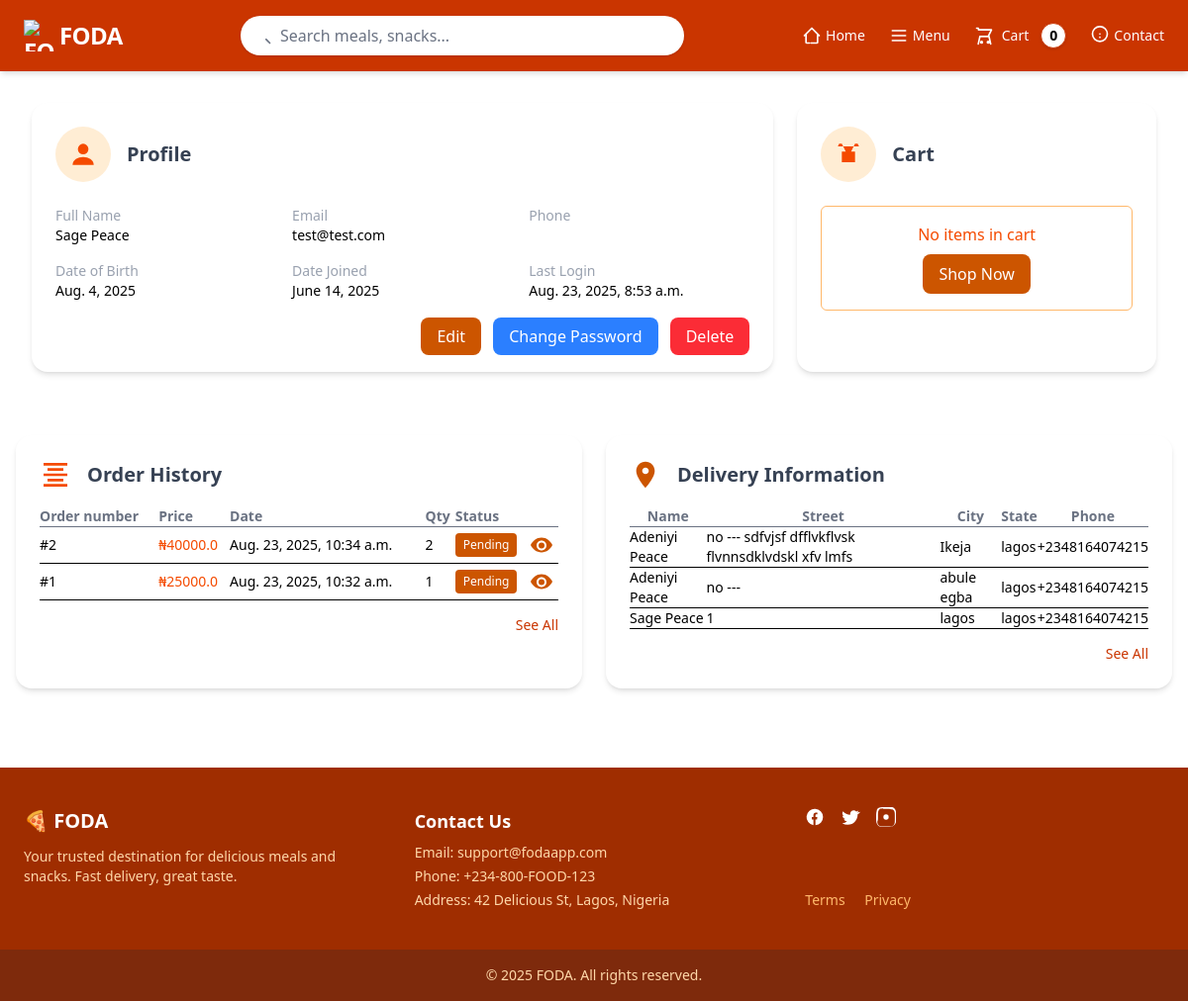
The page /dashboard/ (signed in) on the database as committed earlier.
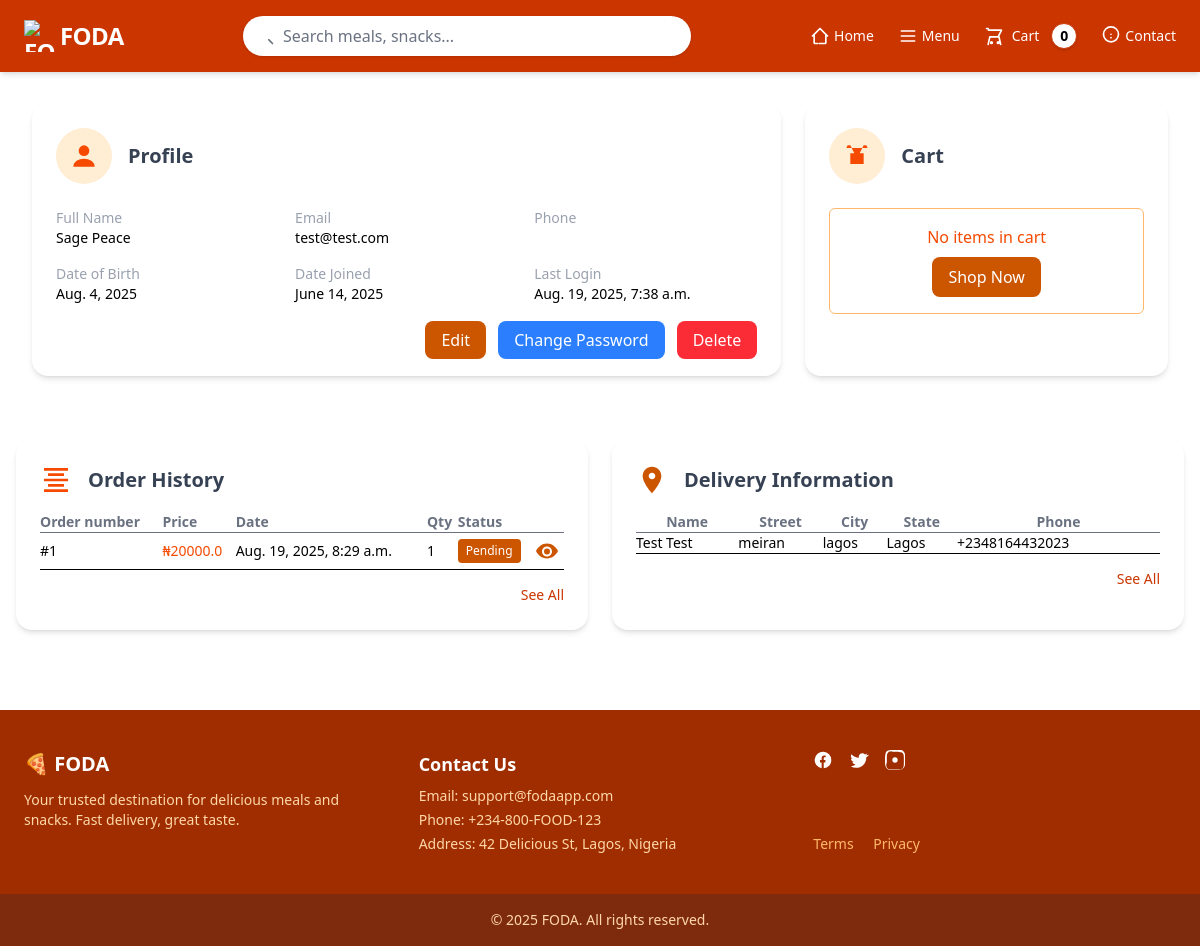
The same page on the database as committed later.
### user/models.py (models this page shows, shortened)
class User(AbstractBaseUser, PermissionsMixin):
    DOB = models.DateField(verbose_name="D.O.B", auto_now=False, auto_now_add=False, null=True)
    email = models.EmailField(verbose_name="Email Address", max_length=254, unique=True)
    first_name = models.CharField(max_length=50)
    last_name = models.CharField(max_length=50)
    full_name = models.CharField(max_length=100)
    phone = PhoneNumberField(region="NG", null=True, blank=True)
    is_active = models.BooleanField(default=False)
    is_staff = models.BooleanField(default=False)
    is_vendor = models.BooleanField(default=False)
    date_joined = models.DateField(default=timezone.now)
    verification_code = models.CharField(max_length=6, blank=True, null=True, unique=True)
    verification_code_expires_at = models.DateTimeField(blank=True, null=True)
    old_cart = models.JSONField(null=True, blank=True)
    groups = models.ManyToManyField(
        'auth.Group',
        verbose_name='groups',
        blank=True,
        help_text='The groups this user belongs to. A user will get all permissions granted to each of their groups.',
        related_name='customuser_set', # Unique related_name
        related_query_name='customuser',
    )
    user_permissions = models.ManyToManyField(
        'auth.Permission',
        verbose_name='user permissions',
        blank=True,
        help_text='Specific permissions for this user.',
        related_name='customuser_permissions_set', # Use another unique related_name
        related_query_name='customuser_permission'
    )
    USERNAME_FIELD = "email"
    REQUIRED_FIELDS = ["first_name", "last_name"]
    objects = CustomUserManager()
    USER_TYPE_CHOICES = (
        ("customer", "Customer"),
        ("vendor", "Vendor"),
    )
    user_type = models.CharField(max_length=10, choices=USER_TYPE_CHOICES, default="customer")

class Address(models.Model):
    user = models.ForeignKey(User, related_name="address", on_delete=models.CASCADE)
    first_name = models.CharField(max_length=50)
    last_name = models.CharField(max_length=50)
    full_name = models.CharField(max_length=100)
    phone = PhoneNumberField(region="NG", null=True)
    street = models.CharField( max_length=50,)
    city = models.CharField( max_length=50)
    state = models.CharField(max_length=50)
    country = models.CharField( max_length=50)
    class Meta:
        verbose_name = "Address"
        verbose_name_plural = "Addresses"

### shop/models.py (models this page shows, shortened)
class Order(models.Model):
    first_name = models.CharField(max_length=50, null=True)
    last_name = models.CharField(max_length=50, null=True)
    phone = PhoneNumberField(region="NG", null=True)
    street = models.CharField( max_length=50, null=True,)
    city = models.CharField( max_length=50, null=True)
    state = models.CharField(max_length=50, null=True)
    country = models.CharField( max_length=50, null=True)
    user = models.ForeignKey('user.User', related_name='order', on_delete=models.CASCADE, null=True)
    order_date = models.DateTimeField(auto_now_add=True)
    paid = models.BooleanField(default=False)
    status = models.CharField(max_length=2, choices=Status, default=Status.PENDING)
    class Meta:
        ordering = ["-order_date"]
    def get_total_price(self):
        return sum(item.get_item_total() for item in self.order_item.all())
    def get_total_quantity(self):
        return sum(item.quantity for item in self.order_item.all())

class OrderItem(models.Model):
    order = models.ForeignKey(Order, on_delete=models.CASCADE, related_name="order_item")
    food = models.ForeignKey(Food, related_name='orders', on_delete=models.CASCADE)
    vendor = models.ForeignKey("vendor.Vendor", related_name='orders', on_delete=models.SET_NULL, null=True, blank=True)
    quantity = models.PositiveIntegerField(default=1)
    price = models.DecimalField(max_digits=10, decimal_places=2)
    status = models.CharField(max_length=2, choices=Status, default=Status.PENDING)
    def get_item_total(self):
        return float(self.quantity) * float(self.price)

### user/views.py (the view)
# urls.py: path("", views.DashboardView.as_view(), name="dashboard"),
class DashboardView(LoginRequiredMixin, View):
    def get(self, request):
        orders = request.user.order.all()[:5]
        addresses = request.user.address.all()[:5]
        context = {
            "orders":orders,
            "addresses": addresses
        }
        return render(request, "user/dashboard.html", context=context)

### cart/cart.py (called while the page is built)
    def __len__(self):
        return len(self.cart)

### cart/context_processors.py (called while the page is built)
def cart(request):
    return{
        'cart': Cart(request)
    }

### user/templates/user/dashboard.html (shortened to what this page needs)
{% extends "base.html" %}
{% block content %}
<section class="max-w-7xl mx-auto px-4 sm:px-6 lg:px-8 py-8 grid gap-6 lg:grid-cols-3 grid-cols-1">
  <div class="bg-white rounded-2xl shadow-md p-6 col-span-2">
    <div class="flex items-center gap-4 mb-6">
      <div class="bg-orange-100 p-3 rounded-full">
        <svg class="h-8 w-8 text-orange-600" fill="currentColor" viewBox="0 0 24 24">
          <circle cx="12" cy="8" r="4"/><path d="M4 20c0-4 4-6 8-6s8 2 8 6"/>
        </svg>
      </div>
      <h2 class="text-xl font-bold text-gray-700">Profile</h2>
    </div>
    <div class="grid max-md:grid-cols-2 md:grid-cols-3 gap-4 text-sm">
      <div><p class="text-gray-400">Full Name</p><p class="font-medium">{{ user.full_name }}</p></div>
      <div><p class="text-gray-400">Email</p><p class="font-medium">{{ user.email }}</p></div>
      <div><p class="text-gray-400">Phone</p><p class="font-medium">{{ user.phone.as_national }}</p></div>
      <div><p class="text-gray-400">Date of Birth</p><p class="font-medium">{{ user.DOB }}</p></div>
      <div><p class="text-gray-400">Date Joined</p><p class="font-medium">{{ user.date_joined }}</p></div>
      <div><p class="text-gray-400">Last Login</p><p class="font-medium">{{ user.last_login }}</p></div>
    </div>
    <div class="mt-6 text-right space-x-2">
      <a href="{% url 'edit_profile' %}" class="btn-primary py-2 px-4 rounded-lg">Edit</a>
      <a href="{% url 'change_password' %}" class="btn-secondary">Change Password</a>
      <a href="{% url 'delete_profile' %}" class="btn-danger">Delete</a>
    </div>
  </div>
  <div class="bg-white rounded-2xl shadow-md p-6">
    <div class="flex items-center gap-4 mb-6">
      <div class="bg-orange-100 p-3 rounded-full">
        <svg class="h-8 w-8 text-orange-600" fill="currentColor" viewBox="0 0 24 24"><path d="M7 4h-2l-1 2h16l-1-2h-2l-3 6h-4l-3-6zM7 10h10v8h-10z"/></svg>
      </div>
      <h2 class="text-xl font-bold text-gray-700">Cart</h2>
    </div>
    {% if cart %}
      <div class="space-y-4">
        {% for item in cart %}
          <div class="flex items-center gap-4">
            <img src="{{ item.food.image.url }}" class="w-16 h-16 rounded object-cover" alt="{{ item.food.name }}">
            <div>
              <p class="font-medium">{{ item.food.name }}</p>
              <p class="text-gray-500 text-sm">{{ item.price }}</p>
            </div>
          </div>
        {% endfor %}
      </div>
      <div class="mt-4 text-right">
        <a href="{% url 'cart_summary' %}" class="btn-primary py-2 px-4">Complete Order</a>
      </div>
    {% else %}
      <div class="text-center text-orange-600 border border-orange-300 p-4 rounded-md">
        <p>No items in cart</p>
        <a href="{% url 'index' %}" class="btn-primary  py-2 px-4 rounded-lg mt-2 inline-block">Shop Now</a>
      </div>
    {% endif %}
  </div>
</section>
<section class="max-w-7xl mx-auto px-4 py-8 grid lg:grid-cols-2 gap-6 grid-cols-1">
  <div class="bg-white rounded-2xl shadow-md p-6">
    <div class="flex items-center gap-4 mb-4">
    <svg class="h-8 w-8 text-orange-600" viewBox="0 0 24 24" fill="currentColor">
      <path d="M3 3h18v2H3V3zm3 4h12v2H6V7zm-3 4h18v2H3v-2zm3 4h12v2H6v-2zm-3 4h18v2H3v-2z"/>
    </svg>
    <h2 class="text-xl font-bold text-gray-700">Order History</h2>
  </div>
    {% if orders %}
      <div class="overflow-x-auto">
        <table class="w-full text-sm text-left">
          <thead>
            <tr class="text-gray-500 border-b">
              <th>Order number</th><th>Price</th><th>Date</th><th>Qty</th><th>Status</th><th></th>
            </tr>
          </thead>
          <tbody>
            {% for order in orders %}
            <tr class="border-b">
              <td class="py-2 flex items-center gap-3">
                #{{ order.id }}
              </td>
              <td class="text-orange-600">₦{{ order.get_total_price }}</td>
              <td>{{ order.order_date }}</td>
              <td>{{ order.get_total_quantity }}</td>
              <td>
                <span class="inline-block px-2 py-1 rounded text-white text-xs font-medium {% if order.get_status_display == 'Pending' %}bg-burntOrange-700{% elif order.get_status_display == 'Confirmed' %}bg-green-600{% elif order.get_status_display == 'Canceled' %}bg-red-500{% else %}bg-gray-500{% endif %}">
                  {{ order.get_status_display }}
                </span>
              </td>
              <td><a href="#" class="text-blue-600 text-sm">
              </a></td>
            </tr>
            {% endfor %}
          </tbody>
        </table>
      </div>
      <div class="text-right mt-3">
        <a href="{% url 'orders' %}" class="text-sm text-orange-700">See All</a>
      </div>
    {% else %}
      <p class="text-center text-orange-600">No order history yet. <a href="{% url 'index' %}" class="underline">Shop now</a>.</p>
    {% endif %}
  </div>
  <div class="bg-white rounded-2xl shadow-md p-6">
    <div class="flex items-center gap-4 mb-4">
        <svg xmlns="http://www.w3.org/2000/svg" viewBox="0 0 24 24" fill="#CC5500" width="32" height="32" class="svg-icon">
            <path d="M12 2C8.13401 2 5 5.13401 5 9c0 5.25 7 13 7 13s7-7.75 7-13c0-3.86599-3.134-7-7-7zm0 9.5c-1.3807
            0-2.5-1.1193-2.5-2.5s1.1193-2.5 2.5-2.5 2.5 1.1193 2.5 2.5-1.1193 2.5-2.5 2.5z"/>
        </svg>
        <h2 class="text-xl font-bold text-gray-700">Delivery Information</h2>
    </div>
    {% if addresses %}
      <div class="overflow-x-auto">
        <table class="w-full text-sm">
          <thead>
            <tr class="text-gray-500 border-b"><th>Name</th><th>Street</th><th>City</th><th>State</th><th>Phone</th></tr>
          </thead>
          <tbody>
            {% for addr in addresses %}
              <tr class="border-b"><td>{{ addr.full_name }}</td><td>{{ addr.street }}</td><td>{{ addr.city }}</td><td>{{ addr.state }}</td><td>{{ addr.phone }}</td></tr>
            {% endfor %}
          </tbody>
        </table>
      </div>
      <div class="text-right mt-3">
        <a href="{% url 'address_list' %}" class="text-sm text-orange-700">See All</a>
      </div>
    {% else %}
      <p class="text-center text-orange-600">No address yet. <a href="{% url 'add_address' %}" class="underline">Add one</a>.</p>
    {% endif %}
  </div>
</section>
{% endblock content %}

### templates/base.html (shortened to what this page needs)
{% load static tailwind_tags %}
<!DOCTYPE html>
<html>
<head>
  {% tailwind_css %}
</head>
<body>
  {% if request.path != '/'%}
  <nav class="bg-orange-700 text-white shadow-md px-6 py-4">
    <div class="max-w-7xl mx-auto flex items-center justify-between">
      <div class="text-2xl font-extrabold tracking-tight">
        <a href="#" class="hover:text-yellow-300 transition-all flex items-center gap-1">
          <img src="/static/logo.png" alt="FOOD" class="h-8 w-8" />
          FODA
        </a>
      </div>
      <div class="flex-1 mx-6 max-w-md">
        <div class="relative">
          <input type="text" placeholder="Search meals, snacks..."
            class="w-full rounded-full bg-white pl-10 pr-4 py-2 text-gray-800 placeholder-gray-500 focus:outline-none focus:ring-2 focus:ring-yellow-400 shadow-sm searchjs" />
          <div class="absolute left-3 top-1/2 -translate-y-1/2 text-gray-500">
            <svg xmlns="http://www.w3.org/2000/svg" class="h-5 w-5" fill="none" viewBox="0 0 24 24"
              stroke="currentColor" stroke-width="2">
              <path stroke-linecap="round" stroke-linejoin="round" d="M21 21l-4.35-4.35m0 0A7.5 7.5 0 1116.65 16.65z" />
            </svg>
          </div>
        </div>
      </div>
      <div class="space-x-6 text-sm font-medium hidden md:flex items-center">
        <a href="{% url 'shop' %}" class="flex items-center gap-1 hover:text-yellow-300 transition">
          <svg class="w-5 h-5" fill="none" stroke="currentColor" stroke-width="2" viewBox="0 0 24 24">
            <path stroke-linecap="round" stroke-linejoin="round"
              d="M3 12l2-2m0 0l7-7 7 7M5 10v10a1 1 0 001 1h3m10-11l2 2m-2-2v10a1 1 0 01-1 1h-3m-4 0h4" />
          </svg>
          Home
        </a>
        <a href="{% url 'index' %}" class="flex items-center gap-1 hover:text-yellow-300 transition">
          <svg class="w-5 h-5" fill="none" stroke="currentColor" stroke-width="2" viewBox="0 0 24 24">
            <path stroke-linecap="round" stroke-linejoin="round" d="M4 6h16M4 12h16M4 18h16" />
          </svg>
          Menu
        </a>
        <a href="{% url 'cart_summary' %}" class="flex items-center gap-2 hover:text-yellow-300 transition">
          <svg class="w-5 h-5 text-white" fill="none" stroke="currentColor" stroke-width="2" viewBox="0 0 24 24">
            <path stroke-linecap="round" stroke-linejoin="round" d="M3 3h2l.4 2M7 13h10l4-8H5.4M7 13l-2 9m13-9l2 9
          M9 21a1 1 0 100-2 1 1 0 000 2
          M17 21a1 1 0 100-2 1 1 0 000 2" />
          </svg>
          <span class="text-sm font-medium">Cart</span>
          <span
            class="ml-1 inline-flex items-center justify-center px-2 py-0.5 text-sm font-bold text-black bg-white rounded-full border border-orange-700 shadow-sm"
            id="cart-number">
            {{ cart|length }}
          </span>
        </a>
        <a href="#" class="flex items-center gap-1 hover:text-yellow-300 transition">
          <svg class="w-5 h-5" fill="none" stroke="currentColor" stroke-width="2" viewBox="0 0 24 24">
            <path stroke-linecap="round" stroke-linejoin="round"
              d="M21 10a9 9 0 11-18 0 9 9 0 0118 0zM12 14h.01M12 10h.01" />
          </svg>
          Contact
        </a>
      </div>
    </div>
  </nav>
  {% endif %}
  <main>
    {% block content %}
    {% endblock %}
  </main>
  <footer class="bg-orange-800 text-white mt-12">
    <div class="max-w-7xl mx-auto px-6 py-10 grid grid-cols-1 md:grid-cols-3 gap-8">
      <div>
        <h3 class="text-xl font-bold mb-3">🍕 FODA</h3>
        <p class="text-sm text-orange-200">
          Your trusted destination for delicious meals and snacks. Fast delivery, great taste.
        </p>
      </div>
      <div>
        <h4 class="text-lg font-semibold mb-2">Contact Us</h4>
        <ul class="text-sm space-y-1 text-orange-200">
          <li>Email: support@fodaapp.com</li>
          <li>Phone: +234-800-FOOD-123</li>
          <li>Address: 42 Delicious St, Lagos, Nigeria</li>
        </ul>
      </div>
      <div class="flex flex-col justify-between">
        <div class="flex space-x-4 mb-4">
          <a href="#" class="hover:text-yellow-300 transition">
            <svg class="w-5 h-5 fill-current" viewBox="0 0 24 24">
              <path
                d="M22 12a10 10 0 10-11.63 9.9v-7h-2v-3h2v-2.3c0-2 1.2-3.1 3-3.1.87 0 1.78.15 1.78.15v2h-1c-.99 0-1.3.62-1.3 1.25V12h2.22l-.35 3h-1.87v7A10 10 0 0022 12z" />
            </svg>
          </a>
          <a href="#" class="hover:text-yellow-300 transition">
          </a>
          <a href="#" class="hover:text-yellow-300 transition">
          </a>
        </div>
        <div class="text-sm space-x-4 text-orange-300">
          <a href="#" class="hover:text-yellow-300">Terms</a>
          <a href="#" class="hover:text-yellow-300">Privacy</a>
        </div>
      </div>
    </div>
    <div class="text-center text-sm py-4 bg-orange-900 text-orange-200">
      &copy; 2025 FODA. All rights reserved.
    </div>
  </footer>
</body>
</html>

Rows that differ between the two databases and show on the page:
removed Order: id "2", get_total_price "40000.0", order_date "Aug. 23, 2025, 10:34 a.m.", get_total_quantity "2", status "Pending"
removed Address: full_name "Adeniyi Peace", street "no ---", city "abule egba", state "lagos", phone "+2348164074215"
removed Address: full_name "Sage Peace", street "1", city "lagos", state "lagos", phone "+2348164074215"
changed User "Sage Peace": last_login "Aug. 23, 2025, 8:53 a.m." → "Aug. 19, 2025, 7:38 a.m."
changed Order "Pending": get_total_price "25000.0" → "20000.0"; order_date "Aug. 23, 2025, 10:32 a.m." → "Aug. 19, 2025, 8:29 a.m."
changed Address "lagos": full_name "Adeniyi Peace" → "Test Test"; street "no --- sdfvjsf dfflvkflvsk flvnnsdklvdskl xfv lmfs" → "meiran"; city "Ikeja" → "lagos"; state "lagos" → "Lagos"; phone "+2348164074215" → "+2348164432023"
